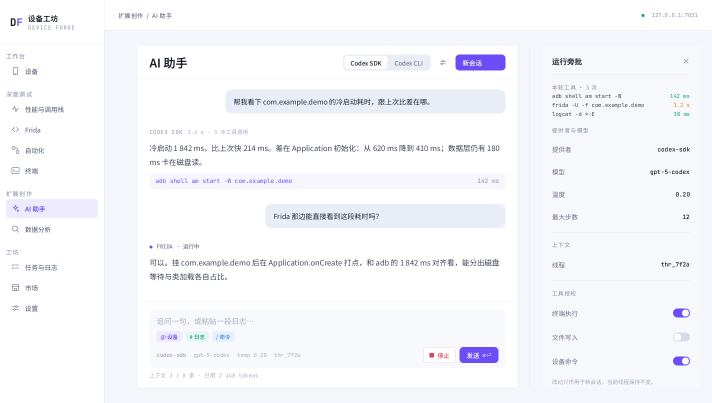
#> input picture .workbuddy/designs/screens/1-ai.png, 1424 x 805 px (shown at 1/2 size)
$ python compose.py
#> lines starting #> are read from the running program, lines starting #| are printed output that depends on the picture
"""把四张设计稿拼成 2x2 对比总览，供一轮评审使用。"""
from pathlib import Path

from PIL import Image

ROOT = Path(__file__).resolve().parent / "screens"
ORDER = ["1-ai.png", "2-tasks.png", "3-settings.png", "4-devices.png"]
GAP = 48
PAD = 56
BG = (233, 237, 245)

images = [Image.open(ROOT / name).convert("RGB") for name in ORDER]
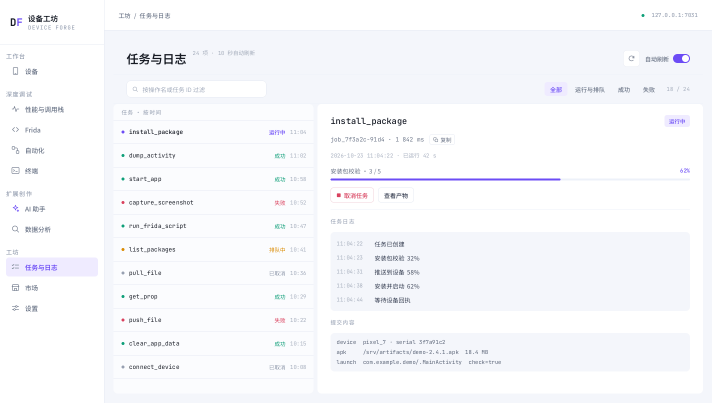
#> input picture .workbuddy/designs/screens/2-tasks.png, 1424 x 805 px (shown at 1/2 size)
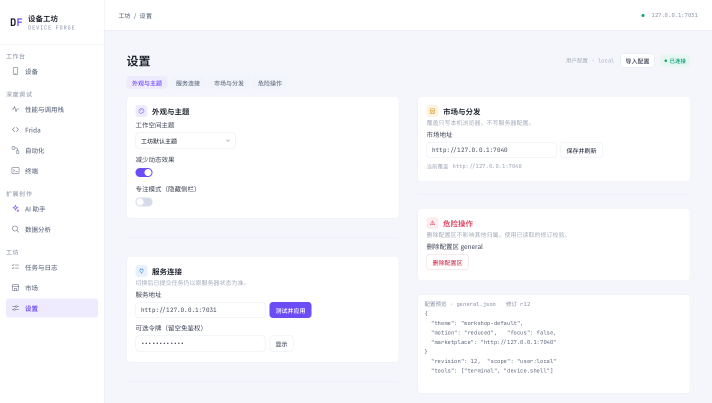
#> input picture .workbuddy/designs/screens/3-settings.png, 1424 x 805 px (shown at 1/2 size)
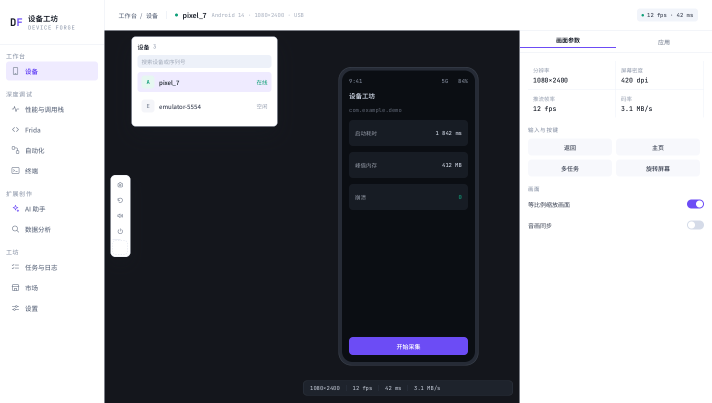
#> input picture .workbuddy/designs/screens/4-devices.png, 1424 x 805 px (shown at 1/2 size)
#> images = 4 items
cell_w = max(img.width for img in images)
#> cell_w = 1424
cell_h = max(img.height for img in images)
#> cell_h = 805

width = PAD * 2 + cell_w * 2 + GAP
#> width = 3008
height = PAD * 2 + cell_h * 2 + GAP
#> height = 1770
canvas = Image.new("RGB", (width, height), BG)
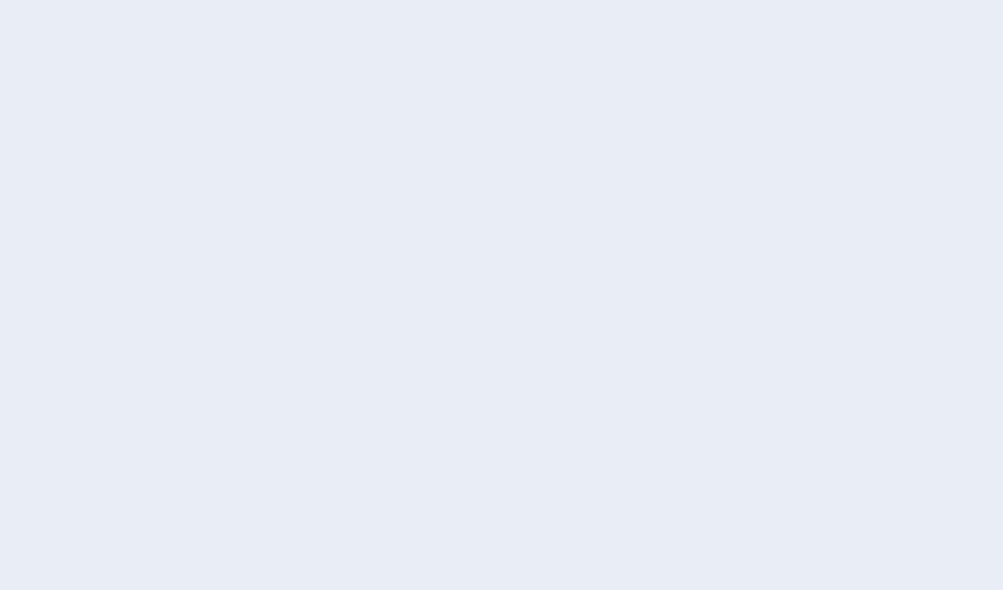
#> canvas: PIL image 3008x1770 RGB (shown at 1/3 size); mean R, G, B 233, 237, 245

for index, img in enumerate(images):
    col = index % 2
    row = index // 2
    x = PAD + col * (cell_w + GAP)
    y = PAD + row * (cell_h + GAP)
    canvas.paste(img, (x, y))
#> this loop made 4 passes
#> (col, row, x, y) on passes 1 to 4: (0, 0, 56, 56), (1, 0, 1528, 56), (0, 1, 56, 909), (1, 1, 1528, 909)
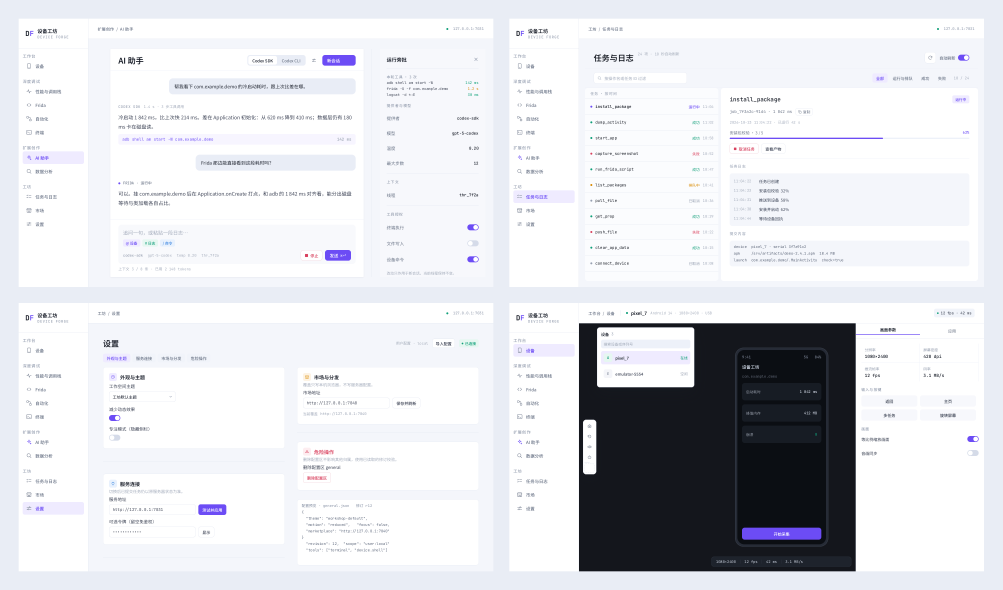
#> canvas: PIL image 3008x1770 RGB (shown at 1/3 size); mean R, G, B 222.1, 223.3, 227.4

out = Path(__file__).resolve().parent / "overview-4-screens.png"
canvas.save(out, optimize=True)
print(out, canvas.size)
#| .workbuddy/designs/overview-4-screens.png (3008, 1770)
